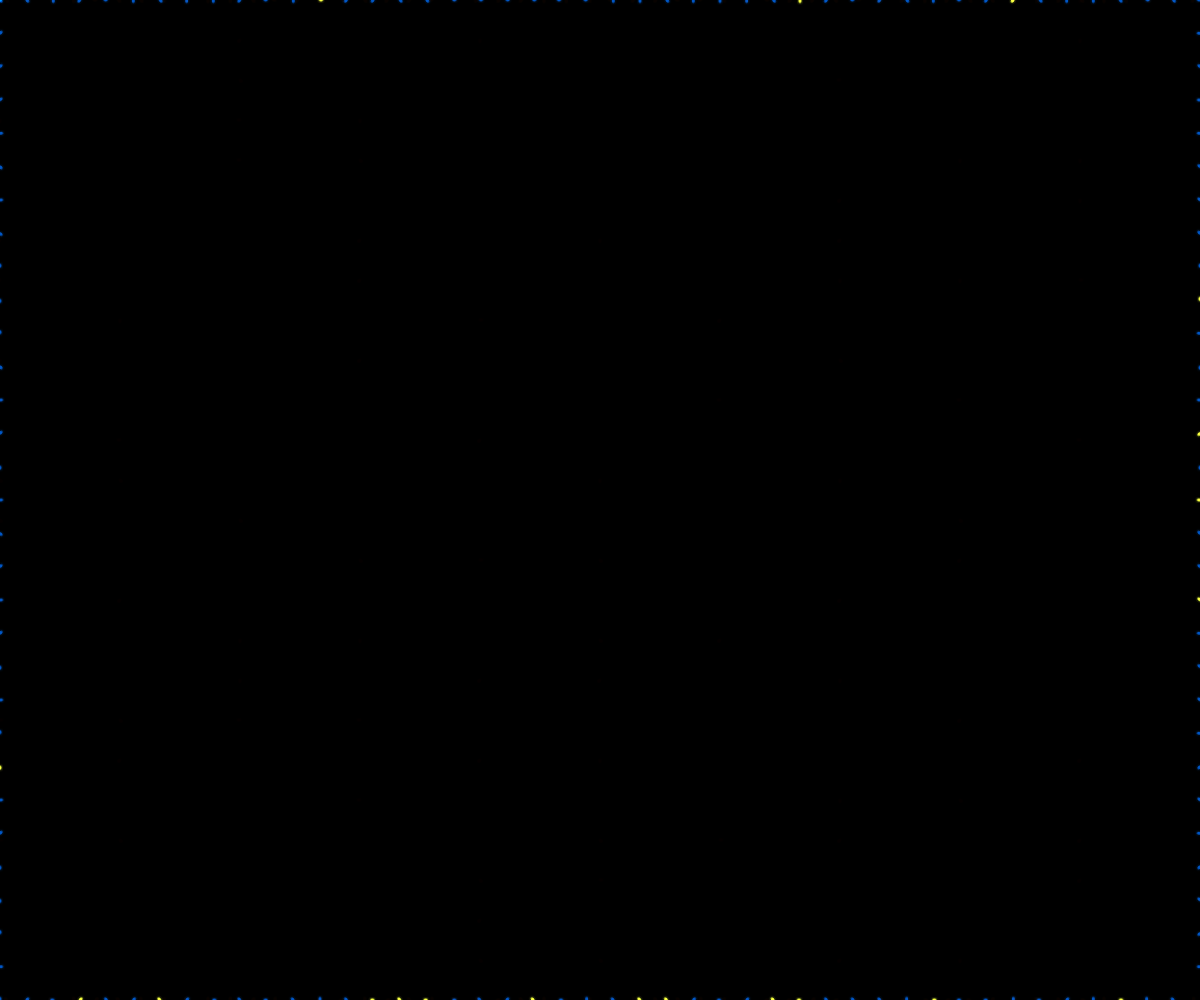
Frame 1 (no input)
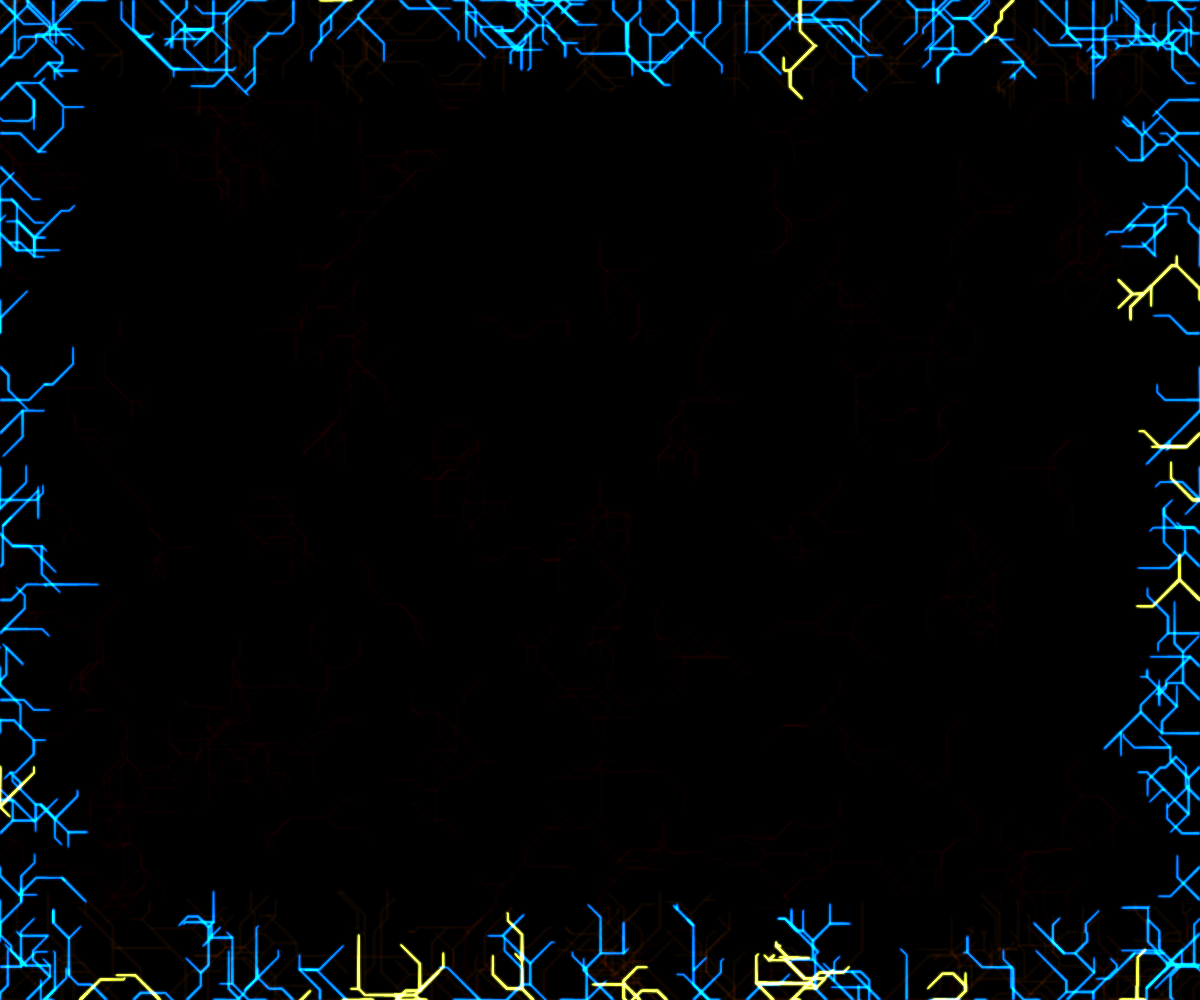
Frame 60 (no input)
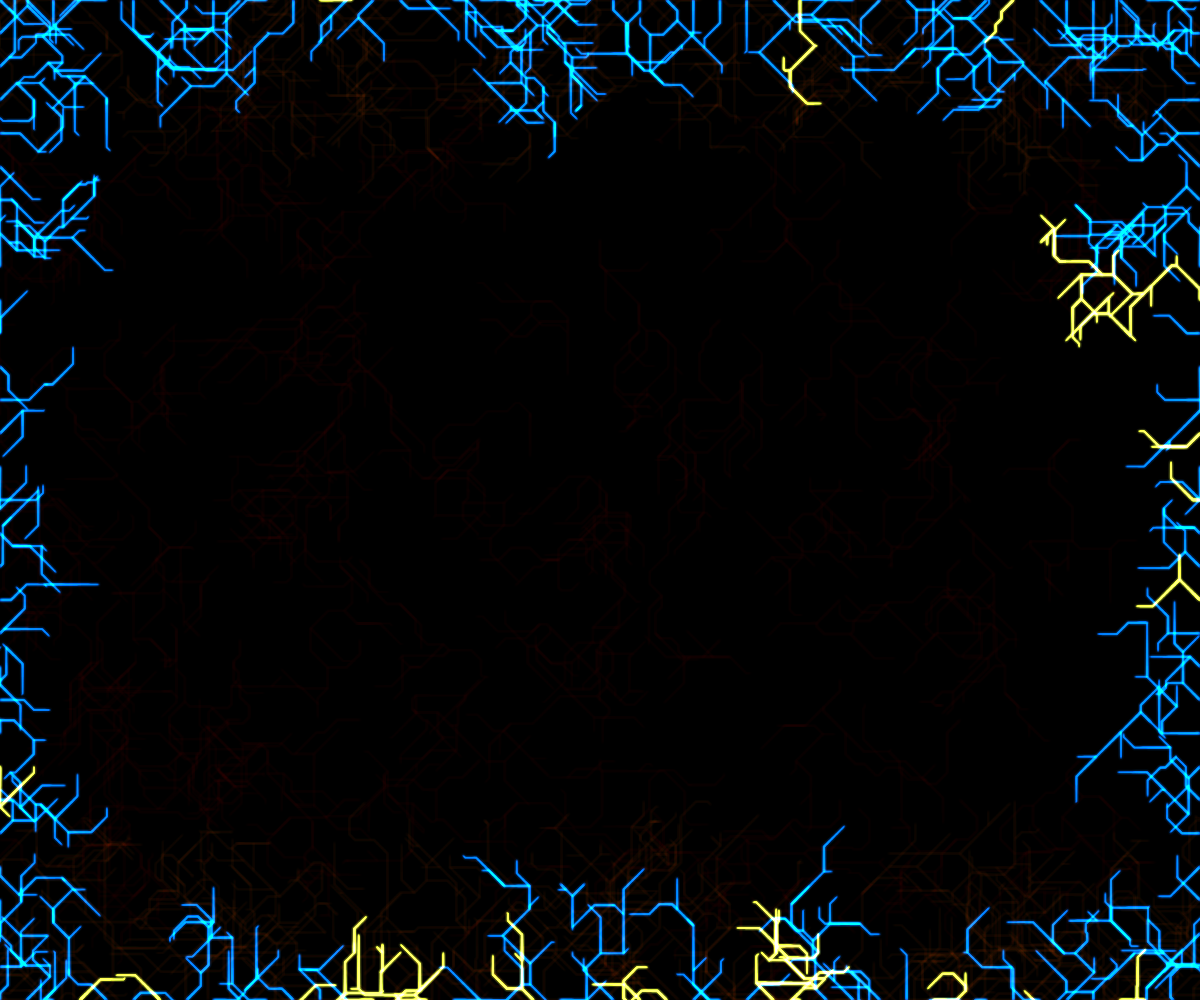
Frame 120 (the mouse pressed at the canvas centre since frame 60)

The p5.js sketch that drew these frames (run headless with seeded random() and noise() and a simulated clock; from frame 60 on, the mouse is pressed at the canvas centre):

// p5.js sketch
// ── sketch.js
let total = 150;

let particles = [];

let last = false;

function get_color(){
	let colors = [color(0, 78, 181), color(235, 255, 60), color(235, 90, 255)];
	let rand = random(1);
	if(rand < 0.9){
		return colors[0];
	}else if(rand < 1){
		return colors[1];
	}else{
		return colors[2];
	}
}

function setup(){
	createCanvas(windowWidth, windowHeight);
	background(0);
	blendMode(ADD);
	let hFraq = 0.2;
	let wFraq = 0.3;
	for(let i = 0; i < total*hFraq; i++){
		particles.push(new Particle(
			0,
			map(i, 0, total*hFraq, 0, height),
			1,
			0,
			get_color(),
			127));
	}
	for(let i = 0; i < total*wFraq; i++){
		particles.push(new Particle(
			map(i, 0, total*wFraq, 0, width),
			0,
			0,
			1,
			get_color(),
			127));
	}
	for(let i = 0; i < total*hFraq; i++){
		particles.push(new Particle(
			width,
			map(i, 0, total*hFraq, 0, height),
			-1,
			0,
			get_color(),
			127));
	}
	 for(let i = 0; i < total*wFraq; i++){
	 	particles.push(new Particle(
	 		map(i, 0, total*wFraq, 0, width),
	 		height,
	 		0,
	 		-1,
	 		get_color(),
	 		127));
	 }
	for(let i = 0; i < total/2; i++){
		particles.push(new Particle(
			map(i, 0, total/2, -width*0.2, width*1.2),
			height,
			0,
			-1,
			color(60, 10, 5),
			15, 
			400,
			0.0015));
	}
	for(let i = 0; i < total/2; i++){
		particles.push(new Particle(
			map(i, 0, total/2, -width*0.2, width*1.2),
			0,
			0,
			1,
			color(60, 10, 5),
			15, 
			200,
			0.002));
	}
	for(let x = 0; x < width; x += width/10){
		for(let y = 0; y < height; y += height/25){
			if(random(1) < 0.3){
				particles.push(new Particle(
					x,
					y,
					0,
					1,
					color(60, 10, 5),
					10, 
					200,
					0.005));
			}
		}
	}
}

function draw(){
	for(let j = 0; j < 2; j++){
		for(let i = particles.length-1; i >= 0; i--){
			let p = particles[i];
			if(p.update(particles)){
				particles.splice(i, 1);
			}
			p.show();
		}
	}
}
// ── particle.js
class Particle{
    constructor(x, y, dirx, diry, col, alpha, lifetime=53, rotation_potency=0.0025){
        this.pos = createVector(x, y);
        this.ppos = this.pos.copy();
        this.direction = createVector(dirx, diry);
        this.direction.normalize();
        this.vel = p5.Vector.fromAngle(this.direction.heading()+(round(random(-2, 2))*(HALF_PI/2)));

        
        this.col = color(red(col), green(col), blue(col), alpha);
        this.glow_col = color(red(col), green(col), blue(col), alpha*0.1);
        

        this.start_time = lifetime;
        this.time = this.start_time;

        this.should_rotate = 0;
        this.rotation_potency = rotation_potency;
    }

    update(particle_array){
        this.ppos = this.pos.copy();
        this.pos.add(this.vel);

        if(random(1) < this.should_rotate){
            this.rotate();
            if(random(1) < 0.4){
                particle_array.push(new Particle(this.pos.x, this.pos.y, this.direction.x, this.direction.y, this.col, alpha(this.col)));
            }
            this.should_rotate = 0;
        }

        this.time--;
        this.should_rotate = lerp(this.should_rotate, 1, this.rotation_potency);
        if(this.time < 0){
            return true;
        }
    }

    rotate(){
        let vel_heading = this.vel.heading()+PI;
        let dir_heading = this.direction.heading()+PI;

        // if(dir_heading-vel_heading == PI*0.75){
        //     this.vel.rotate(-HALF_PI/2);
        // }else if(dir_heading-vel_heading == PI*0.75){
        //     this.vel.rotate(HALF_PI/2);
        // }else
        if(true){
            if(random(1) < 0.5){
                this.vel.rotate(HALF_PI/2);
            }else{
                this.vel.rotate(-HALF_PI/2);
            }
        }
    }

    show(){
        let stroke_weight = map(this.time, this.start_time, 0, 3, 2);
        stroke(this.col);
        strokeWeight(stroke_weight);
        line(this.pos.x, this.pos.y, this.ppos.x, this.ppos.y);
        stroke(this.glow_col);
        strokeWeight(stroke_weight+3);
        line(this.pos.x, this.pos.y, this.ppos.x, this.ppos.y);
    }
}
// ── style.css
:root {
	--fg: black;
	--bg: transparent;
	--tint: #0002;
	--section-border: 4px ridge #35a656;
	--border: 1px solid #35a656;
}

.dark-theme {
	--fg: white;
	--bg: #1b1f1c;
	--tint: #272e29;
	--section-border: 4px ridge #633006;
	--border: 1px solid #633006;
}

@media (prefers-color-scheme: dark) {
  :root {
	--fg: white;
	--bg: #1b1f1c;
	--tint: #272e29;
	--section-border: 4px ridge #633006;
	--border: 1px solid #633006;
  }
}

body {
	width: fit-content;
	margin: 20px auto;
	display: flex;
	gap: 20px;

	font-family: monospace;
	font-size: 12px;

	color: var(--fg);
	background-color: var(--bg);
}

div.column {
	display: flex;
	flex-direction: column;
	gap: 20px;
}

section {
	border: var(--section-border);
	padding: 10px 20px;
	width: 70ch;
	box-sizing: content-box;
}

p {
	hyphens: auto;
}

table, th, td {
	border: var(--border);
}

details {
	border: var(--border);
	padding: 5px;
	cursor: pointer;

	&:hover {
		background-color: var(--tint);
	}
}

.st-table td {
	width: 74px;
	padding: 5px;
	box-sizing: content-box;
	text-align: center;
}

.st-table {
	vertical-align: start;
	border: none;
	margin: auto;
}

.st-atlas {
	--p: 0px 0px;
	background: url("assets/st-atlas.webp");
	background-size: 256px;
	display: inline-block;
	height: 64px;
	width: 64px;
	background-position: var(--p);

	& + & {
		margin-left: 14px;
	}
}
